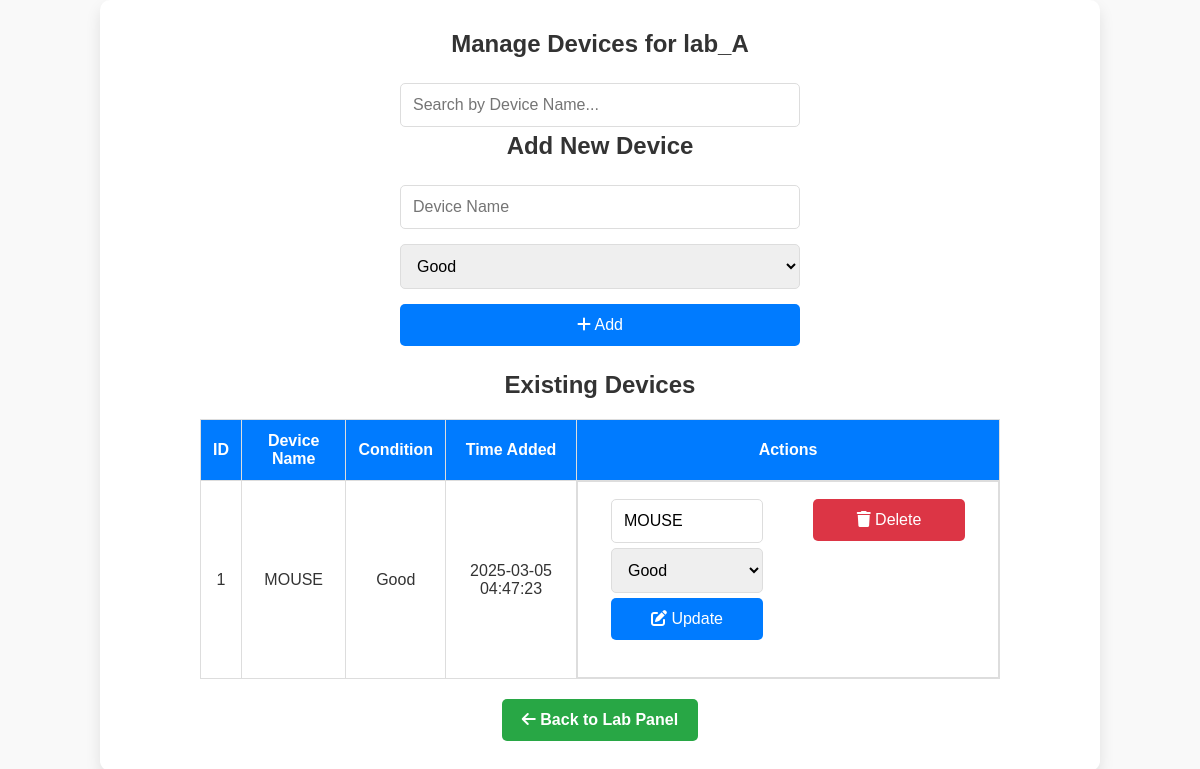
/admin/manage_devices.php?lab=lab_A (signed in), run on an earlier commit of the app's database.
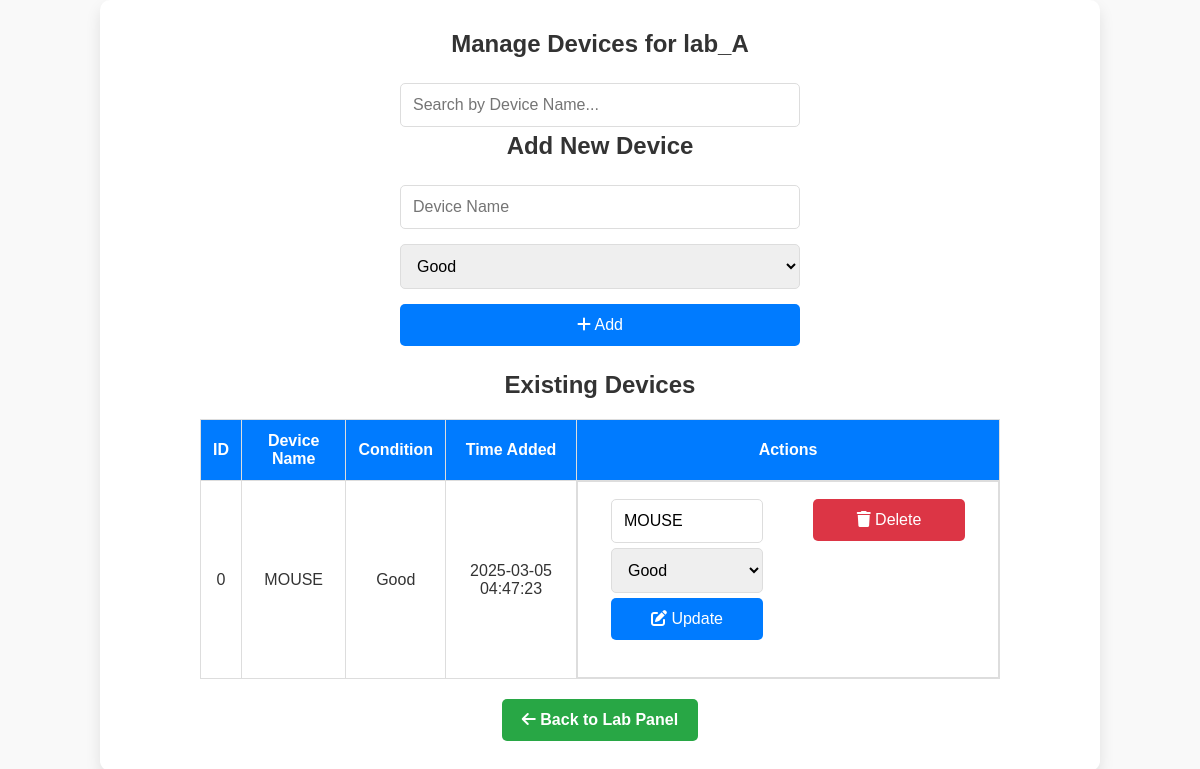
And on a later commit of the database.
### tables this page shows
CREATE TABLE devices (
  `id` int(11) NOT NULL AUTO_INCREMENT PRIMARY KEY,
  `device_name` varchar(255) NOT NULL,
  `working_condition` enum('Good','Needs Repair','Not Working') DEFAULT 'Good',
  `time_added` timestamp NOT NULL DEFAULT current_timestamp()
);

### admin/manage_devices.php (the view, shortened to what this page needs)
<?php
include '../include/db.php';
$lab = $_GET['lab'];
$conn->select_db($lab);
$conn->query("CREATE TABLE IF NOT EXISTS devices (
    id INT AUTO_INCREMENT PRIMARY KEY,
    device_name VARCHAR(255) NOT NULL,
    working_condition ENUM('Good', 'Needs Repair', 'Not Working') DEFAULT 'Good',
    time_added TIMESTAMP DEFAULT CURRENT_TIMESTAMP
)");
$devices = $conn->query("SELECT * FROM devices ORDER BY time_added DESC");
?>
<!DOCTYPE html>
<html lang="en">
<head>
    <link rel="stylesheet" href="../assets/style.css">
</head>
<body>
<div class="container">
    <h2>Manage Devices for <?php echo htmlspecialchars($lab); ?></h2>
    <input type="text" id="searchDevice" placeholder="Search by Device Name..." onkeyup="searchLogs()">
    <h3>Add New Device</h3>
    <form method="POST">
        <input type="text" name="device_name" placeholder="Device Name" required>
        <select name="working_condition">
            <option value="Good">Good</option>
        </select>
        <button type="submit" name="add_device"><i class="fas fa-plus"></i> Add</button>
    </form>
    <h3>Existing Devices</h3>
    <table>
        <thead>
            <tr>
                <th>ID</th>
                <th>Device Name</th>
                <th>Condition</th>
                <th>Time Added</th>
                <th>Actions</th>
            </tr>
        </thead>
        <tbody id="logsTable">
            <?php while ($device = $devices->fetch_assoc()) { ?>
            <tr>
                <td><?php echo $device['id']; ?></td>
                <td><?php echo $device['device_name']; ?></td>
                <td><?php echo $device['working_condition']; ?></td>
                <td><?php echo $device['time_added']; ?></td>
                <td class="actions">
                    <form method="POST">
                        <input type="text" name="device_name" value="<?php echo htmlspecialchars($device['device_name']); ?>" required>
                        <select name="working_condition">
                            <option value="Good" <?php echo ($device['working_condition'] == 'Good') ? 'selected' : ''; ?>>Good</option>
                        </select>
                        <button type="submit" name="update_device"><i class="fas fa-edit"></i> Update</button>
                    </form>
                    <form method="POST">
                        <button type="submit" name="delete_device" class="delete-btn" onclick="return confirm('Are you sure you want to delete this device?')"><i class="fas fa-trash"></i> Delete</button>
                    </form>
                </td>
            </tr>
            <?php } ?>
        </tbody>
    </table>
    <a href="lab_panel.php?lab=<?php echo $lab; ?>" class="back-btn"><i class="fas fa-arrow-left"></i> Back to Lab Panel</a>
</div>
</body>
</html>

### assests/style.css (style rules this page uses)
* { margin: 0; padding: 0; box-sizing: border-box; font-family: Arial, sans-serif; }
body { background-color: #f4f4f4; color: #333; text-align: center; padding: 20px; }
h2, h3 { margin-bottom: 20px; }
form { display: flex; flex-direction: column; align-items: center; margin-bottom: 20px; }
input, button { padding: 10px; margin: 5px; border: 1px solid #ccc; border-radius: 5px; }
button { background-color: #28a745; color: white; border: none; cursor: pointer; }
table { width: 100%; max-width: 800px; margin: auto; border-collapse: collapse; background: white; }
table, th, td { border: 1px solid #ddd; padding: 10px; text-align: center; }
th { background-color: #007bff; color: white; }
a { color: #007bff; text-decoration: none; font-weight: bold; }

### admin/manage_devices.php (style rules this page uses)
body { font-family: 'Arial', sans-serif; background-color: #f9f9f9; margin: 0; padding: 0; display: flex; justify-content: center; align-items: flex-start; min-height: 100vh; }
.container { background: white; width: 100%; max-width: 1000px; padding: 30px; border-radius: 10px; box-shadow: 0 8px 15px rgba(0, 0, 0, 0.1); text-align: center; }
h2, h3 { color: #333; font-size: 24px; margin-bottom: 20px; }
form { display: flex; flex-direction: column; align-items: center; gap: 10px; margin-bottom: 20px; }
input, select, button { padding: 12px; font-size: 16px; border-radius: 5px; border: 1px solid #ddd; width: 80%; max-width: 400px; }
button { cursor: pointer; background-color: #007bff; color: white; border: none; transition: background-color 0.3s ease; }
.delete-btn { background-color: #dc3545; }
table { width: 100%; border-collapse: collapse; margin-top: 20px; background: white; }
table, th, td { border: 1px solid #ddd; }
th, td { padding: 12px; text-align: center; }
th { background-color: #007bff; color: white; }
.back-btn { display: inline-block; margin-top: 20px; padding: 12px 20px; background: #28a745; color: white; border-radius: 5px; text-decoration: none; font-weight: bold; transition: 0.3s; }
.actions { display: flex; justify-content: space-evenly; gap: 10px; }
.actions form { display: inline-block; width: 48%; }

What changed in the data, as far as the page shows it:
removed devices: id "1", device_name "MOUSE", working_condition "Good", time_added "2025-03-05 04:47:23"
added devices: id "0", device_name "MOUSE", working_condition "Good", time_added "2025-03-05 04:47:23"
